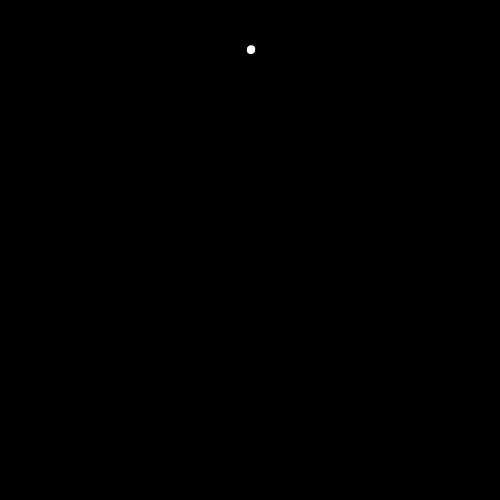
Frame 1 (no input)
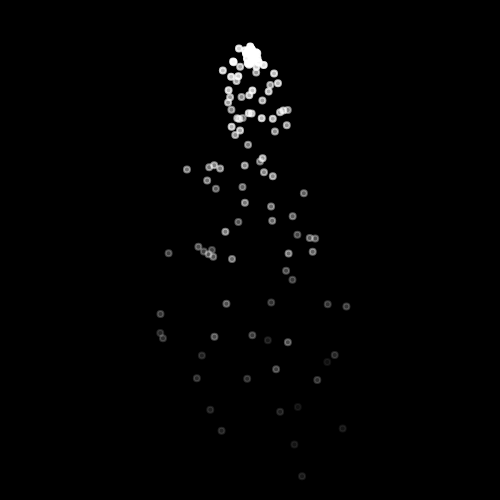
Frame 60 (no input)
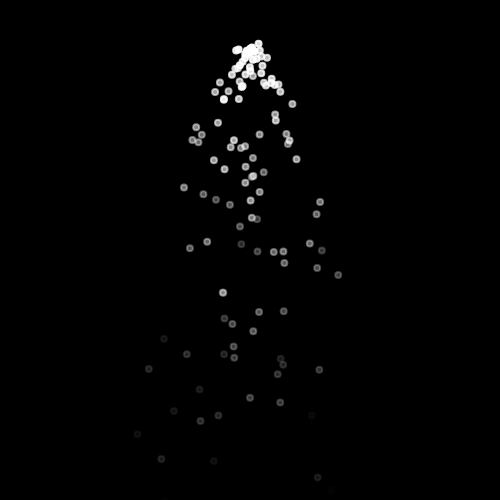
Frame 120 (the mouse pressed at the canvas centre since frame 60)

The p5.js sketch that drew these frames (run headless with seeded random() and noise() and a simulated clock; from frame 60 on, the mouse is pressed at the canvas centre):

// p5.js sketch
// ── sketch.js
let particles = [];

function setup() {
    createCanvas(500, 500);
    background(255);
    rectMode(CENTER);
}

function draw() {
    for (let i = 0; i < 2; i++) {
        particles.push(new Particle(250, 50))
    }
    for (let i = particles.length - 1; i >= 0; i--) {
        if (particles[i].isFinished()) {
            particles.splice(i, 1);
        }
    }

    let gravity = createVector(0, 0.2);
    background(0);

    particles.forEach(particle => {
        particle.applyForce(gravity);
        particle.update();
        //particle.edges();
        particle.render();
    });

}
// ── Particle.js
class Particle {
    constructor(x, y) {
        this.pos = createVector(x, y);
        this.velocity = p5.Vector.random2D();
        this.velocity.mult(random(0.5, 2));
        this.acc = createVector(0, 0);
        this.r = 3;
        this.lifetime = 255;
    }

    isFinished() {
        return (this.lifetime < 0);
    }
    applyForce(force) {
        this.acc.add(force);
    }

    update() {
        this.velocity.add(this.acc);
        this.pos.add(this.velocity);
        this.acc.set(0, 0);
        this.lifetime -= 4;
    }

    render() {
        stroke(255, this.lifetime)
        strokeWeight(2)
        fill(255, this.lifetime)
        ellipse(this.pos.x, this.pos.y, this.r * 2)
    }

    edges() {
        if (this.pos.y >= height - this.r) {
            this.pos.y = height - this.r;
            this.velocity.y *= -1
        } else if (this.pos.y <= 0 + this.r) {
            this.pos.y = 0 + this.r;
            this.velocity.y *= -1
        }
    }
}
